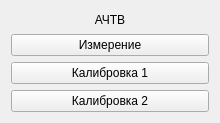
<?xml version="1.0" encoding="UTF-8"?>
<ui version="4.0">
 <class>Ko2</class>
 <widget class="QWidget" name="Ko2">
  <property name="geometry">
   <rect>
    <x>0</x>
    <y>0</y>
    <width>220</width>
    <height>123</height>
   </rect>
  </property>
  <property name="windowTitle">
   <string>Form</string>
  </property>
  <layout class="QVBoxLayout" name="verticalLayout_2">
   <item>
    <layout class="QVBoxLayout" name="verticalLayout">
     <item>
      <widget class="QLabel" name="label">
       <property name="text">
        <string>АЧТВ</string>
       </property>
       <property name="alignment">
        <set>Qt::AlignCenter</set>
       </property>
       <property name="buddy">
        <cstring>pushButton</cstring>
       </property>
      </widget>
     </item>
     <item>
      <widget class="QPushButton" name="pushButton">
       <property name="text">
        <string>Измерение</string>
       </property>
      </widget>
     </item>
     <item>
      <widget class="QPushButton" name="pushButton_2">
       <property name="text">
        <string>Калибровка 1</string>
       </property>
      </widget>
     </item>
     <item>
      <widget class="QPushButton" name="pushButton_3">
       <property name="text">
        <string>Калибровка 2</string>
       </property>
      </widget>
     </item>
    </layout>
   </item>
  </layout>
 </widget>
 <resources/>
 <connections/>
</ui>
